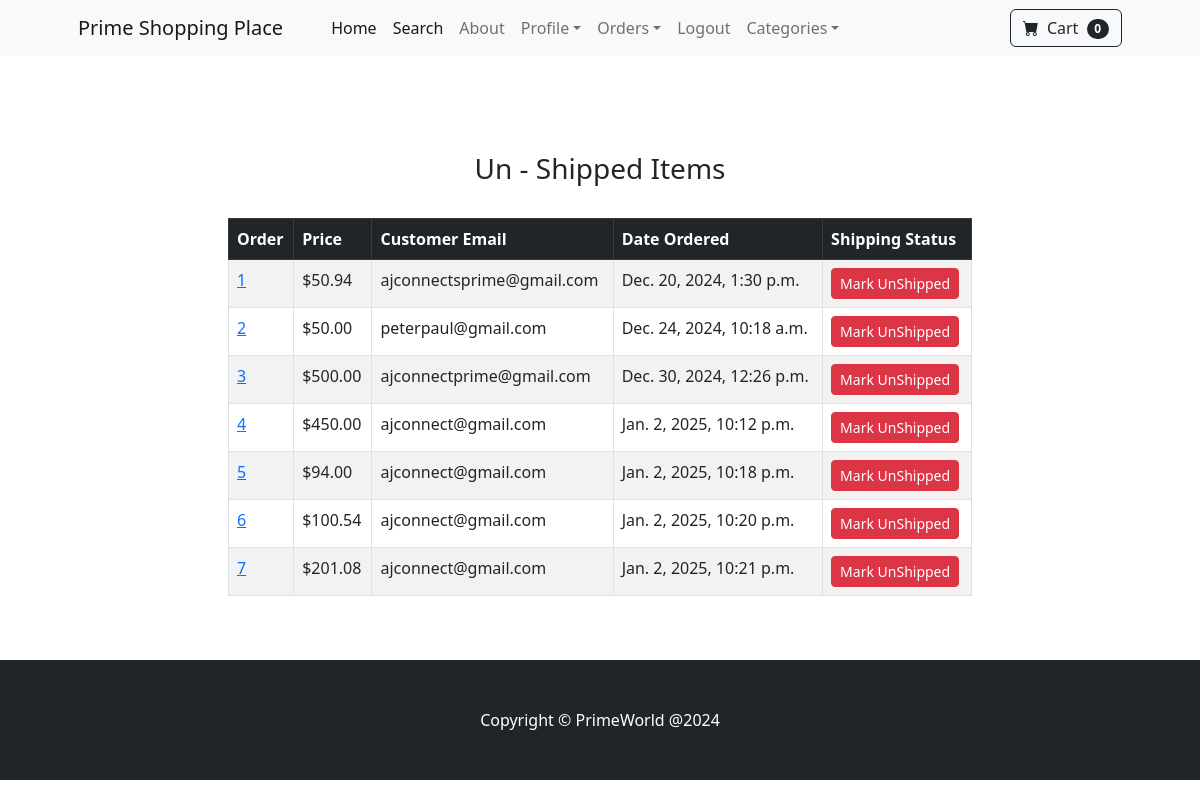
The app's page /payment/not_shipped_dash/ (signed in), older data.
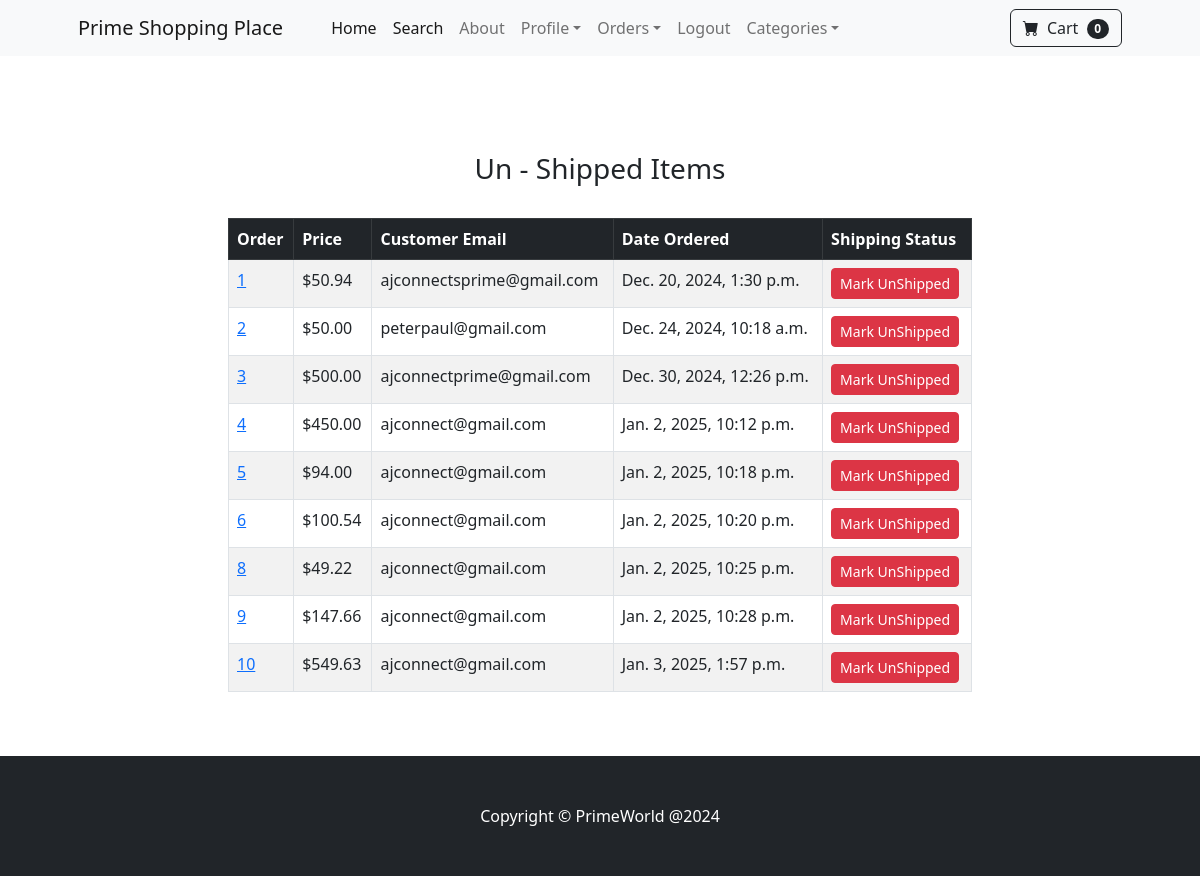
The same page, newer data.
### payment/models.py (models this page shows, shortened)
class Order(models.Model):
    user = models.ForeignKey(User, on_delete=models.CASCADE, null=True, blank=True)
    full_name = models.CharField(max_length=255)
    email = models.EmailField(max_length=255)
    shipping_address = models.TextField(max_length=15000)
    amount_paid = models.DecimalField(max_digits=12, decimal_places=2)
    date_ordered = models.DateTimeField(auto_now_add=True)
    shipped = models.BooleanField(default=False)
    date_shipped = models.DateTimeField(blank=True, null=True)

### payment/views.py (the view, shortened to what this page needs)
# urls.py: path("not_shipped_dash/", views.not_shipped_dash, name='not_shipped_dash'),
def not_shipped_dash(request):
    if request.user.is_authenticated and request.user.is_superuser:
        orders = Order.objects.filter(shipped=False)
        return render(request, "payment/not_shipped_dash.html", {"orders":orders})
    else:
        messages.success(request, "The Access Denied")
        return redirect('home')

### cart/cart.py (called while the page is built)
    def __len__(self):
        return len(self.cart)

### cart/context_processors.py (called while the page is built)
def cart(request):
    return {'cart': Cart(request)}

### payment/templates/payment/not_shipped_dash.html (shortened to what this page needs)
{% extends 'base.html' %}
{% block content %}
<div class="container">
    <div class="row">
        <center>
            <div class="col-8">
                <br> <br>
                <br> <br>
            <h3>Un - Shipped Items </h3> <br>
            <table class="table table-striped table-hover table-bordered">
                <thead class="table-dark">
                  <tr>
                    <th scope="col">Order</th>
                    <th scope="col">Price</th>
                    <th scope="col">Customer Email</th>
                    <th scope="col">Date Ordered</th>
                    <th scope="col">Shipping Status</th>
                  </tr>
                </thead>
                <tbody>
                    {% for item in orders %}
                  <tr>
                    <td><a href="{% url 'orders' item.id %}">{{ item.id }}</a></td>
                    <td> ${{ item.amount_paid }}</td>
                    <td> {{ item.email }}</td>
                    <td> {{ item.date_ordered }}</td>
                    <td>
                      <form method="POST">
                        <button type="submit" class="btn btn-danger btn-sm">Mark UnShipped</button>
                      </form>
                    </td>
                  </tr>
                    {% endfor %}
                </tbody>
              </table>
                <br> <br>
            </div>
        </center>
    </div>
</div>
{% endblock %}

Row changes from the older to the newer data that the page shows:
no longer on this page (row edited): Order: id "7", amount_paid "201.08", email "ajconnect@gmail.com", date_ordered "Jan. 2, 2025, 10:21 p.m."
added Order: id "8", amount_paid "49.22", email "ajconnect@gmail.com", date_ordered "Jan. 2, 2025, 10:25 p.m."
added Order: id "9", amount_paid "147.66", email "ajconnect@gmail.com", date_ordered "Jan. 2, 2025, 10:28 p.m."
added Order: id "10", amount_paid "549.63", email "ajconnect@gmail.com", date_ordered "Jan. 3, 2025, 1:57 p.m."
